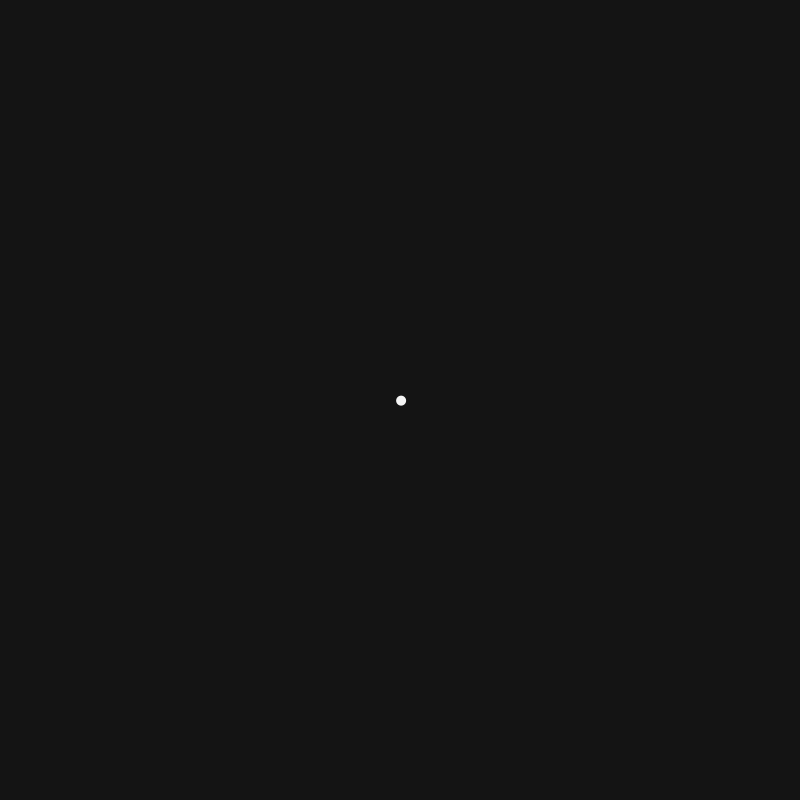
Frame 1 (no input)
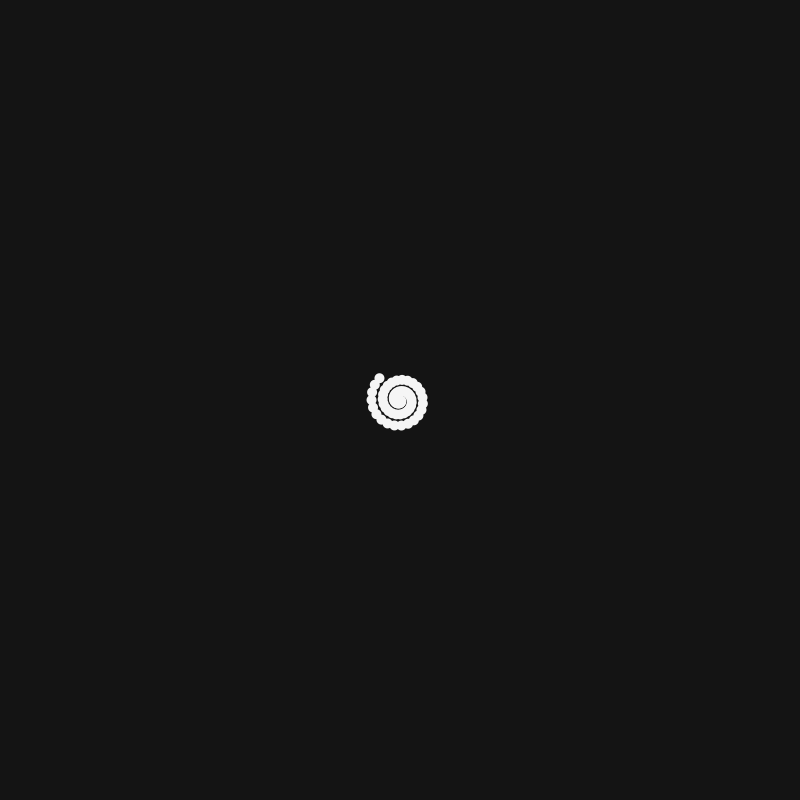
Frame 60 (the mouse pressed at the canvas centre just before this capture)
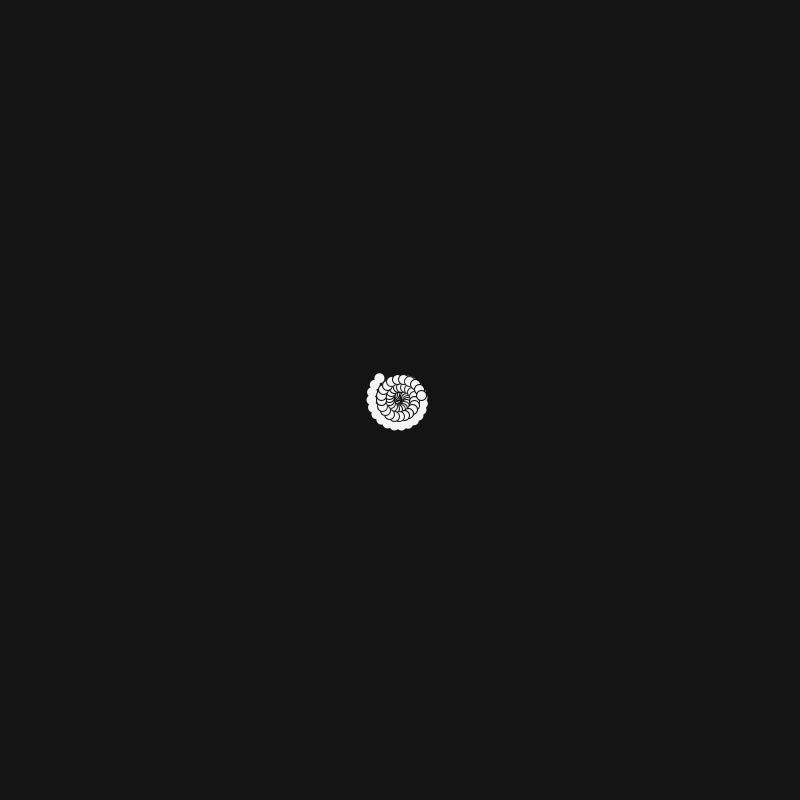
Frame 120 (the mouse held since frame 60 and released just before this capture)

The Processing sketch that drew these frames (run headless with seeded random() and noise(); from frame 60 on, the mouse is pressed at the canvas centre):

// Processing sketch: processing_178732
// ── processing_178732.pde

float radius;
float angle;
float radiusIncrement;
float angleIncrement;

boolean outline = false;

void setup() 
{
  //size(displayWidth, displayHeight);
  size(800,800);
  background(20);

  radius = random(2);
  angle = random(2);

  radiusIncrement = random(0.20, 0.50);
  angleIncrement = random(0.20, 0.50);

  if (random(100) < 50)
  {
    outline = true;
  }
  else 
  {
    outline = false;
  }
}

void draw() 
{ 
  float x = radius * cos(angle);
  float y = radius * sin(angle);

  if (outline)
  {
    stroke(random(50));
  }
  else
  {
    noStroke();
  }

  smooth(4);
  fill(245);
  ellipse(x + width / 2, y + height / 2, 10, 10);

  if (radius < width)
  {
    angle += angleIncrement;
    radius += radiusIncrement;
  }
}

void mousePressed() 
{
  setup();
}

//boolean sketchFullScreen() 
//{
//  return true;
//}
